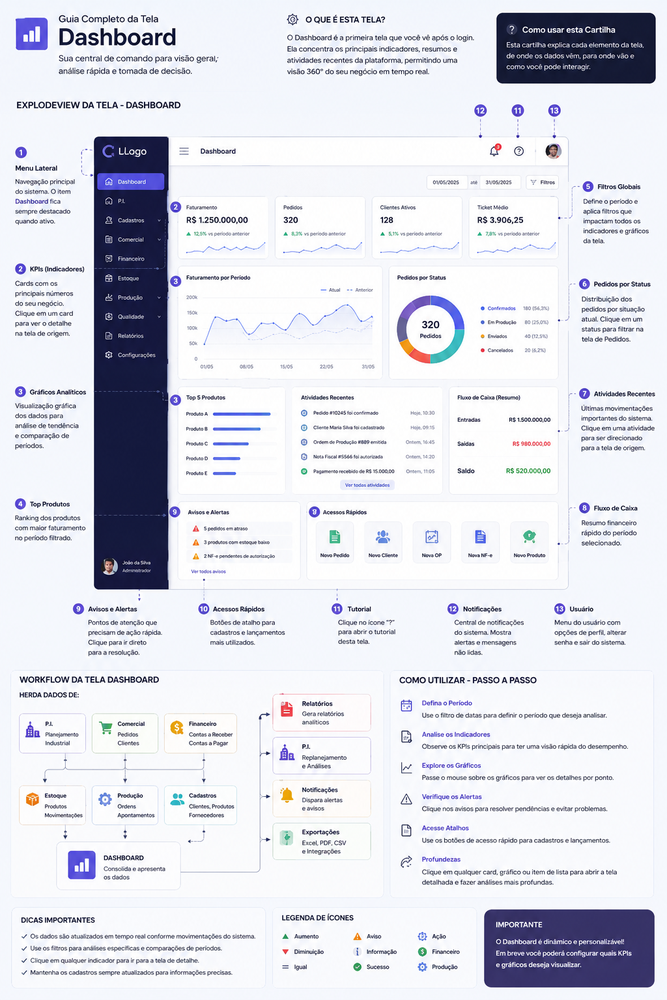
#> input picture não commitar/Imagens da tela/01_Dasboard.png, 667 x 1000 px, shrunk from 1024 x 1536 before the run; its folder holds only this picture in this run
$ python png_to_svg.py
#> lines starting #> are read from the running program, lines starting #| are printed output that depends on the picture; after the words box and inside, x2 and y2 are one past the last pixel; in counts of white or black regions, pixels touching at a corner belong together
"""
Converte PNGs para SVG vetorial usando quantização de cores + contornos.
Requer: Pillow, NumPy
"""
import os
import sys
from pathlib import Path

import numpy as np
from PIL import Image

# Diretório de trabalho
WORKDIR = Path(r"C:\Users\gelso\OneDrive\Área de Trabalho\SitesProjetos\010_GestaoImportacao\não commitar\Imagens da tela")

def trace_contours(mask):
    """
    Retorna uma lista de caminhos (lista de (x,y)) para os contornos
    de uma máscara binária usando algoritmo simplificado de contorno.
    """
    h, w = mask.shape
    visited = np.zeros((h, w), dtype=bool)
    contours = []

    # Direções: N, E, S, W
    directions = [(-1,0), (0,1), (1,0), (0,-1)]

    for y in range(h):
        for x in range(w):
            if mask[y, x] and not visited[y, x]:
                # BFS para encontrar componente conexo
                stack = [(x, y)]
                visited[y, x] = True
                component = []
                while stack:
                    cx, cy = stack.pop()
                    component.append((cx, cy))
                    for dx, dy in directions:
                        nx, ny = cx + dx, cy + dy
                        if 0 <= nx < w and 0 <= ny < h and mask[ny, nx] and not visited[ny, nx]:
                            visited[ny, nx] = True
                            stack.append((nx, ny))

                if len(component) < 4:  # Ignora pixels isolados muito pequenos
                    continue

                # Cria bounding box do componente
                xs = [p[0] for p in component]
                ys = [p[1] for p in component]
                minx, maxx = min(xs), max(xs)
                miny, maxy = min(ys), max(ys)

                # Para simplificar, vamos criar um contorno usando
                # detecção de borda do componente
                comp_mask = np.zeros((maxy-miny+3, maxx-minx+3), dtype=bool)
                for cx, cy in component:
                    comp_mask[cy-miny+1, cx-minx+1] = True

                # Algoritmo de contorno: percorre borda externa
                # Usamos uma abordagem de "marching squares" simplificada
                ch, cw = comp_mask.shape
                edge = np.zeros((ch, cw), dtype=bool)
                for cy in range(1, ch-1):
                    for cx in range(1, cw-1):
                        if comp_mask[cy, cx]:
                            # É borda se algum vizinho for False
                            if not (comp_mask[cy-1, cx] and comp_mask[cy+1, cx] and
                                    comp_mask[cy, cx-1] and comp_mask[cy, cx+1]):
                                edge[cy, cx] = True

                # Extrai pontos da borda em ordem
                edge_pts = [(cx-1+minx, cy-1+miny) for cy in range(ch) for cx in range(cw) if edge[cy, cx]]
                if len(edge_pts) < 3:
                    continue

                # Simplificação: usar convex hull ou apenas bounding box simplificado
                # Para UI, vamos usar uma aproximação por retângulos quando possível
                # Mas para ser fiel, vamos criar um polígono simples a partir dos pontos extremos

                # Ordena pontos em ordem circular ao redor do centroide
                cx_center = sum(p[0] for p in edge_pts) / len(edge_pts)
                cy_center = sum(p[1] for p in edge_pts) / len(edge_pts)
                edge_pts.sort(key=lambda p: np.arctan2(p[1]-cy_center, p[0]-cx_center))

                # Simplifica: reduz pontos muito próximos
                simplified = [edge_pts[0]]
                for pt in edge_pts[1:]:
                    last = simplified[-1]
                    if abs(pt[0]-last[0]) > 2 or abs(pt[1]-last[1]) > 2:
                        simplified.append(pt)
                if len(simplified) > 2 and simplified[0] != simplified[-1]:
                    # Fecha o polígono se necessário
                    pass

                contours.append(simplified)

    return contours

def png_to_svg(png_path, svg_path, colors=32):
#> called with colors = 24
    img = Image.open(png_path).convert('RGBA')
    w, h = img.size

    # Cria fundo branco para áreas transparentes
    bg = Image.new('RGBA', (w, h), (255, 255, 255, 255))
#> bg: PIL image 667x1000 RGBA; every value is 255
    img = Image.alpha_composite(bg, img)

    # Quantiza para reduzir número de cores
    img_rgb = img.convert('RGB')
#> img_rgb is the input picture: PIL image 667x1000 RGB; mean R, G, B 220.6, 222.1, 230.4
    quantized = img_rgb.quantize(colors=colors, method=Image.Quantize.MEDIANCUT).convert('RGB')
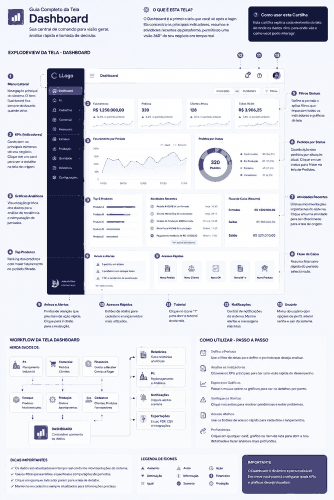
#> quantized: PIL image 667x1000 RGB (shown at 1/2 size); mean R, G, B 221, 222.8, 230.8

    arr = np.array(quantized)
    # Obtém paleta única de cores
    unique_colors = np.unique(arr.reshape(-1, 3), axis=0)
#> unique_colors = 24 rows, first 8: [19, 23, 58], [73, 70, 120], [158, 164, 181], [230, 230, 236], [241, 245, 252], [243, 246, 252], [244, 247, 253], [244, 248, 253]

    svg_parts = [f'<svg xmlns="http://www.w3.org/2000/svg" width="{w}" height="{h}" viewBox="0 0 {w} {h}">']

    processed = 0
    for color in unique_colors:
        r, g, b = int(color[0]), int(color[1]), int(color[2])
        hex_color = f"#{r:02x}{g:02x}{b:02x}"

        # Cria máscara para esta cor (com tolerância)
        mask = (arr[:,:,0] == r) & (arr[:,:,1] == g) & (arr[:,:,2] == b)

        if not np.any(mask):
            continue

        # Para performance, trabalha com componentes conexos
        contours = trace_contours(mask)

        for contour in contours:
            if len(contour) < 3:
                continue
            path_data = "M " + " L ".join(f"{x:.1f},{y:.1f}" for x, y in contour) + " Z"
            svg_parts.append(f'<path d="{path_data}" fill="{hex_color}" stroke="none"/>')

        processed += 1
        if processed % 10 == 0:
            print(f"  Processando cor {processed}/{len(unique_colors)}...")
#> this loop made 24 passes
#> (r, g, b, hex_color) on passes 1 to 8: (19, 23, 58, '#13173a'), (73, 70, 120, '#494678'), (158, 164, 181, '#9ea4b5'), (230, 230, 236, '#e6e6ec'), (241, 245, 252, '#f1f5fc'), (243, 246, 252, '#f3f6fc'), (244, 247, 253, '#f4f7fd'), (244, 248, 253, '#f4f8fd')
#> (printed output is left out)
#> pass 1, in png_to_svg, `mask = (arr[:,:,0] == r) & (arr[:,:,1] == g) & (arr[:,:,2] == b)`:
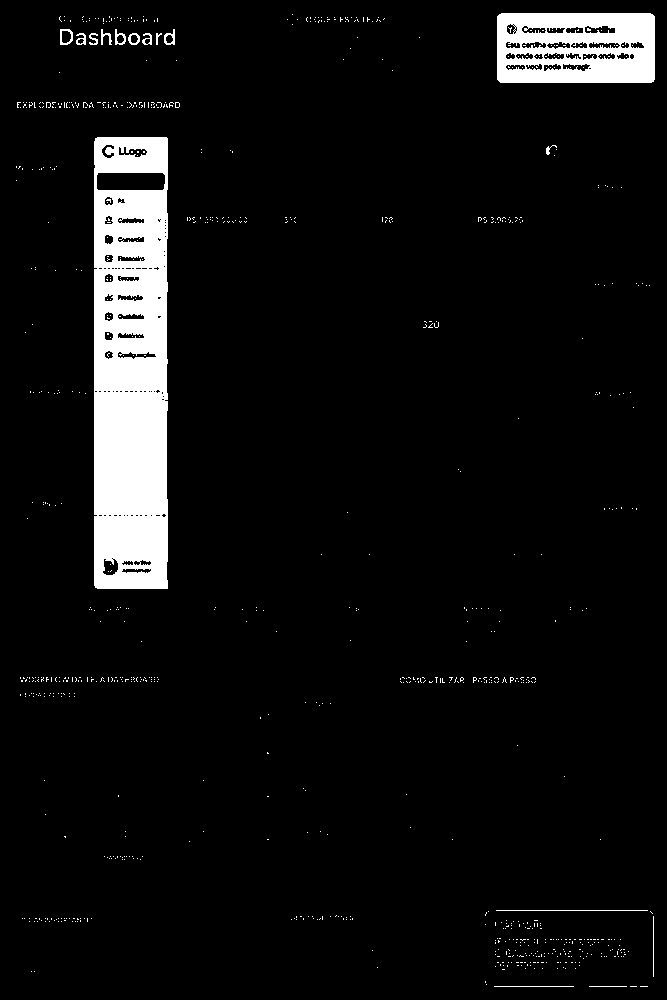
#> mask: shape (1000, 667) bool; 6.3% white; 877 white regions (861 under 20 px), largest, box (x1, y1, x2, y2) and area: (94, 137, 168, 589) 30052, (497, 13, 655, 83) 9251, (496, 910, 648, 911) 152
#> pass 2, in png_to_svg, `mask = (arr[:,:,0] == r) & (arr[:,:,1] == g) & (arr[:,:,2] == b)`:
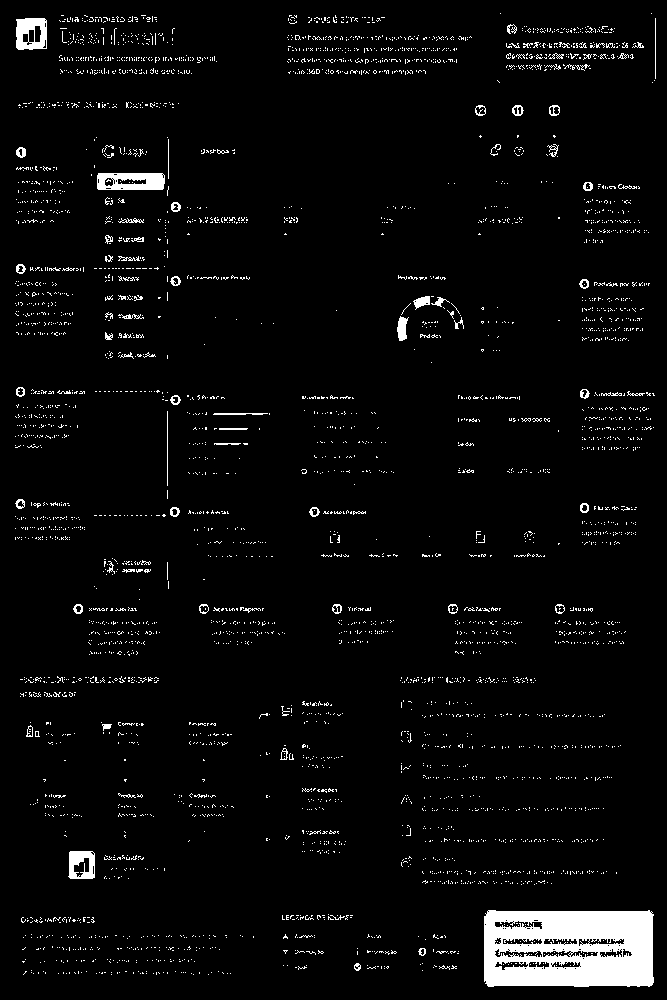
#> mask: shape (1000, 667) bool; 4.1% white; 3955 white regions (3861 under 20 px), largest, box (x1, y1, x2, y2) and area: (484, 910, 654, 987) 11198, (97, 173, 165, 190) 953, (16, 18, 47, 50) 740
#> pass 3, in png_to_svg, `mask = (arr[:,:,0] == r) & (arr[:,:,1] == g) & (arr[:,:,2] == b)`:
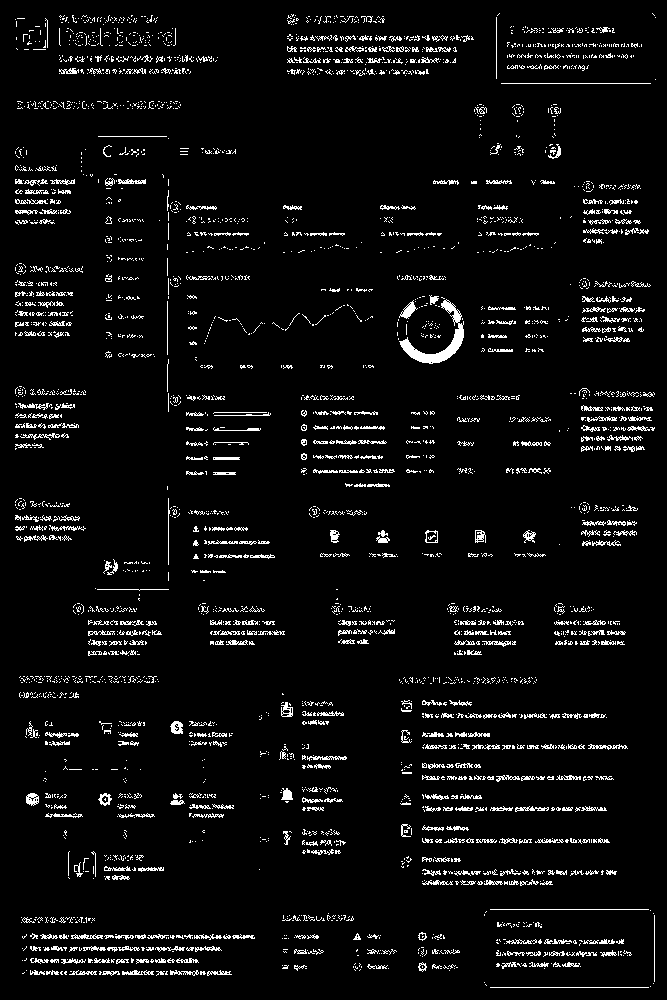
#> mask: shape (1000, 667) bool; 5.3% white in thin lines or dots
#> after the loop:
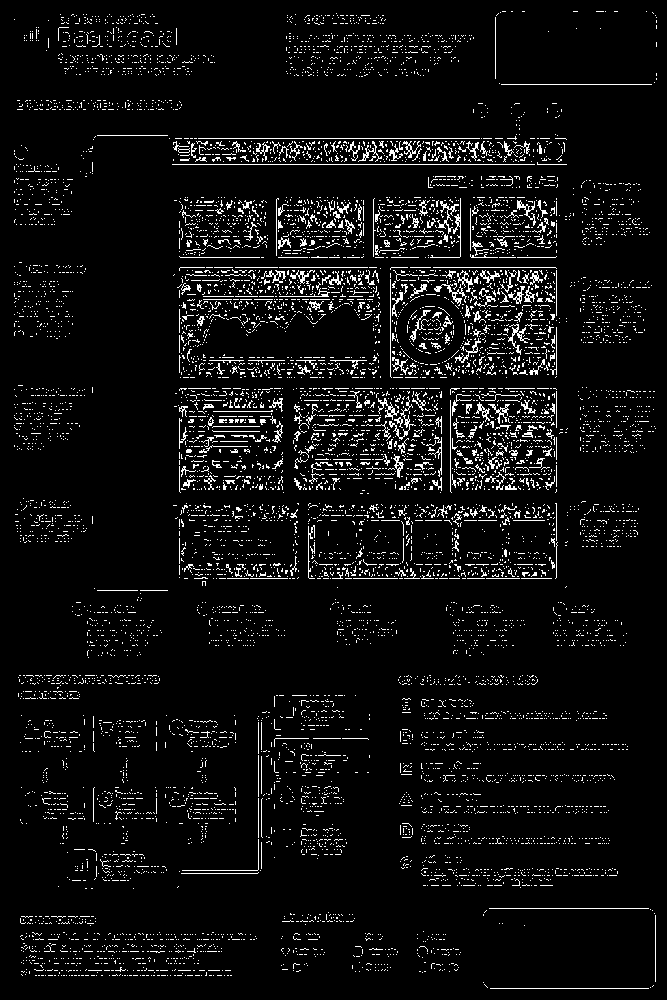
#> mask: shape (1000, 667) bool; 5.9% white in thin lines or dots
#> after the loop, processed = 24; svg_parts = 9795 items

    svg_parts.append('</svg>')

    with open(svg_path, 'w', encoding='utf-8') as f:
        f.write('\n'.join(svg_parts))

    print(f"Salvo: {svg_path}")

def main():
    png_files = sorted(WORKDIR.glob("*.png"))
    if not png_files:
        print("Nenhum arquivo PNG encontrado.")
        return

    print(f"Encontrados {len(png_files)} arquivos PNG.")
    for png in png_files:
        svg = png.with_suffix('.svg')
        print(f"Convertendo: {png.name} -> {svg.name}")
        try:
            png_to_svg(png, svg, colors=24)
        except Exception as e:
            print(f"ERRO em {png.name}: {e}")
            import traceback
            traceback.print_exc()

if __name__ == '__main__':
    main()

$ run again, on não commitar/Imagens da tela/05_Leads.png
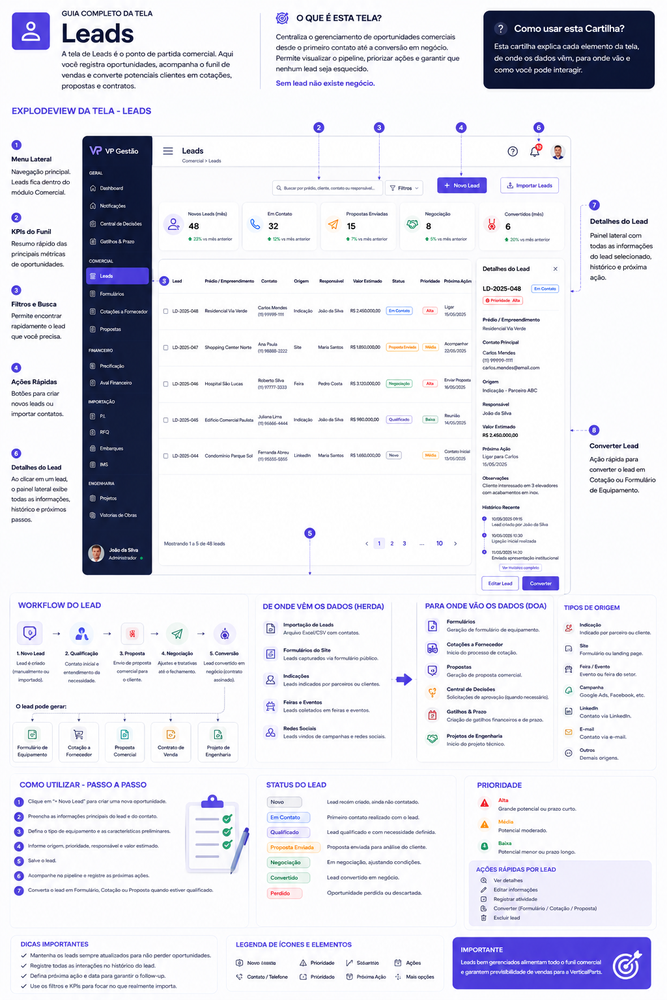
#> input picture não commitar/Imagens da tela/05_Leads.png, 667 x 1000 px, shrunk from 1024 x 1536 before the run
#> bg: PIL image 667x1000 RGBA; every value is 255
#> in png_to_svg, img_rgb is the input picture: PIL image 667x1000 RGB; mean R, G, B 226.2, 226.5, 234.8
#> unique_colors = 24 rows, first 8: [12, 21, 53], [55, 51, 143], [137, 137, 167], [197, 198, 211], [236, 237, 246], [245, 245, 250], [249, 248, 249], [251, 251, 252]
#> the loop in png_to_svg, `for color in unique_colors:` made 24 passes
#> (r, g, b, hex_color) on passes 1 to 8: (12, 21, 53, '#0c1535'), (55, 51, 143, '#37338f'), (137, 137, 167, '#8989a7'), (197, 198, 211, '#c5c6d3'), (236, 237, 246, '#ecedf6'), (245, 245, 250, '#f5f5fa'), (249, 248, 249, '#f9f8f9'), (251, 251, 252, '#fbfbfc')
#> (printed output is left out)
#> pass 1, in png_to_svg, `mask = (arr[:,:,0] == r) & (arr[:,:,1] == g) & (arr[:,:,2] == b)`:
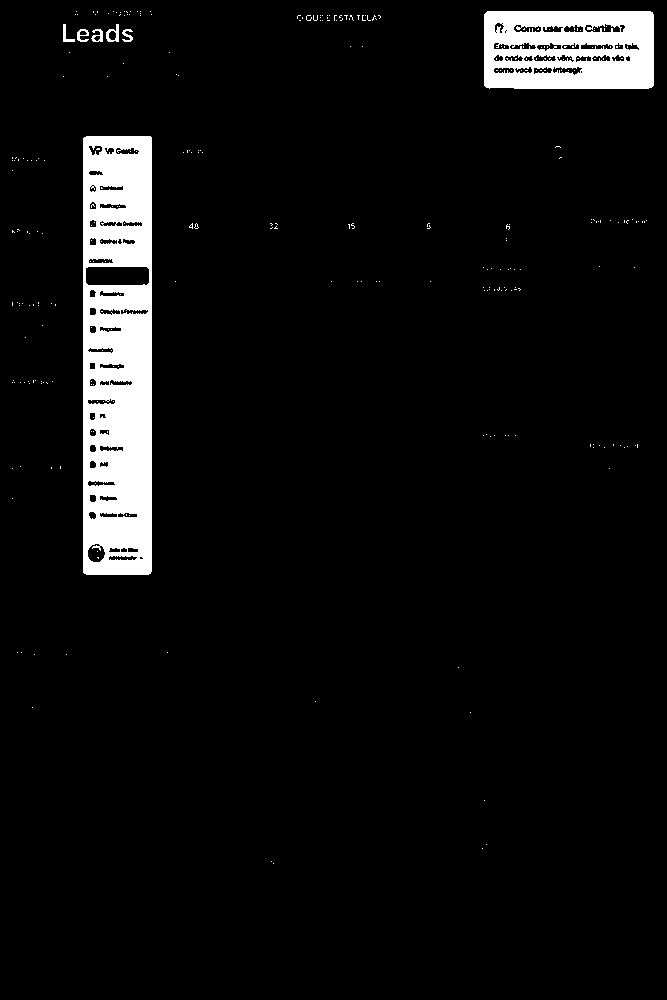
#> mask: shape (1000, 667) bool; 5.8% white; 308 white regions (301 under 20 px), largest, box (x1, y1, x2, y2) and area: (83, 136, 152, 575) 26427, (484, 11, 654, 89) 11306, (106, 24, 119, 42) 117
#> after the loop in png_to_svg, `for color in unique_colors:`:
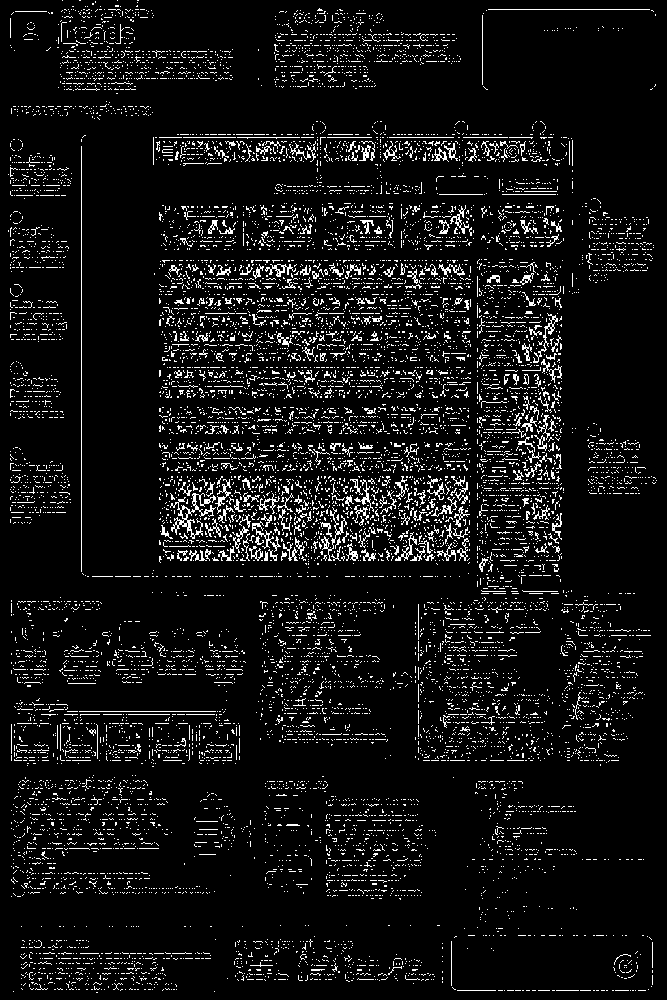
#> mask: shape (1000, 667) bool; 7.4% white in thin lines or dots
#> after the loop in png_to_svg, `for color in unique_colors:`: processed = 24; svg_parts = 9648 items
